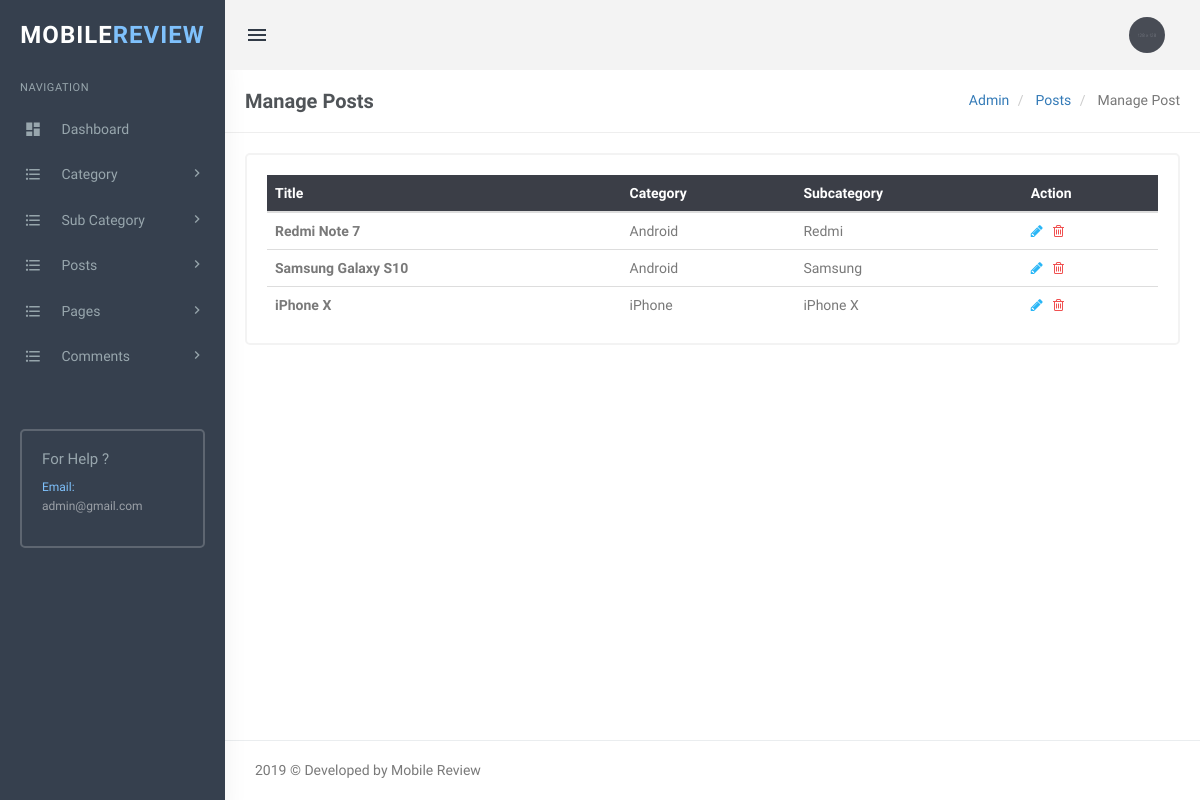
Page /admin/manage-posts.php (signed in) on the committed database.
### tables this page shows
CREATE TABLE `tblposts` (
  `id` int(11) NOT NULL,
  `PostTitle` longtext,
  `CategoryId` int(11) DEFAULT NULL,
  `SubCategoryId` int(11) DEFAULT NULL,
  `PostDetails` longtext,
  `PostingDate` timestamp NULL DEFAULT CURRENT_TIMESTAMP,
  `UpdationDate` timestamp NULL DEFAULT NULL ON UPDATE CURRENT_TIMESTAMP,
  `Is_Active` int(1) DEFAULT NULL,
  `PostUrl` mediumtext,
  `PostImage` varchar(255) DEFAULT NULL
);

CREATE TABLE `tblcategory` (
  `id` int(11) NOT NULL,
  `CategoryName` varchar(200) DEFAULT NULL,
  `Description` mediumtext,
  `PostingDate` timestamp NULL DEFAULT CURRENT_TIMESTAMP,
  `UpdationDate` timestamp NULL DEFAULT '0000-00-00 00:00:00' ON UPDATE CURRENT_TIMESTAMP,
  `Is_Active` int(1) DEFAULT NULL
);

CREATE TABLE `tblsubcategory` (
  `SubCategoryId` int(11) NOT NULL,
  `CategoryId` int(11) DEFAULT NULL,
  `Subcategory` varchar(255) DEFAULT NULL,
  `SubCatDescription` mediumtext,
  `PostingDate` timestamp NOT NULL DEFAULT CURRENT_TIMESTAMP,
  `UpdationDate` timestamp NULL DEFAULT '0000-00-00 00:00:00' ON UPDATE CURRENT_TIMESTAMP,
  `Is_Active` int(1) DEFAULT NULL
);

### admin/manage-posts.php (the view, shortened to what this page needs)
<?php
include('includes/config.php');
if (strlen($_SESSION['login']) == 0) {
    header('location:index.php');
} else {
    ?>
    <!DOCTYPE html>
    <html lang="en">
    <head>
        <link rel="stylesheet" href="../plugins/morris/morris.css">
        <link href="../plugins/jvectormap/jquery-jvectormap-2.0.2.css" rel="stylesheet"/>
        <link href="assets/css/bootstrap.min.css" rel="stylesheet" type="text/css"/>
        <link href="assets/css/core.css" rel="stylesheet" type="text/css"/>
        <link href="assets/css/components.css" rel="stylesheet" type="text/css"/>
        <link href="assets/css/icons.css" rel="stylesheet" type="text/css"/>
        <link href="assets/css/pages.css" rel="stylesheet" type="text/css"/>
        <link href="assets/css/menu.css" rel="stylesheet" type="text/css"/>
        <link href="assets/css/responsive.css" rel="stylesheet" type="text/css"/>
        <link rel="stylesheet" href="../plugins/switchery/switchery.min.css">
    </head>
    <body class="fixed-left">
        <div id="wrapper">
            <?php include('includes/topheader.php'); ?>
            <?php include('includes/leftsidebar.php'); ?>
            <div class="content-page">
                <div class="content">
                    <div class="container">
                        <div class="row">
                            <div class="col-xs-12">
                                <div class="page-title-box">
                                    <h4 class="page-title">Manage Posts </h4>
                                    <ol class="breadcrumb p-0 m-0">
                                        <li>
                                            <a href="#">Admin</a>
                                        </li>
                                        <li>
                                            <a href="#">Posts</a>
                                        </li>
                                        <li class="active">
                                            Manage Post
                                        </li>
                                    </ol>
                                    <div class="clearfix"></div>
                                </div>
                            </div>
                        </div>
                        <div class="row">
                            <div class="col-sm-12">
                                <div class="card-box">
                                    <div class="table-responsive">
                                        <table class="table table-colored table-centered table-inverse m-0">
                                            <thead>
                                            <tr>
                                                <th>Title</th>
                                                <th>Category</th>
                                                <th>Subcategory</th>
                                                <th>Action</th>
                                            </tr>
                                            </thead>
                                            <tbody>
                                            <?php
                                            $query = mysqli_query($con, "select tblposts.id as postid,tblposts.PostTitle as title,tblcategory.CategoryName as category,tblsubcategory.Subcategory as subcategory from tblposts left join tblcategory on tblcategory.id=tblposts.CategoryId left join tblsubcategory on tblsubcategory.SubCategoryId=tblposts.SubCategoryId where tblposts.Is_Active=1 ");
                                            $rowcount = mysqli_num_rows($query);
                                            if ($rowcount == 0) {
                                                ?>
                                                <tr>
                                                    <td colspan="4" align="center"><h3 style="color:red">No record
                                                                                                         found</h3></td>
                                                <tr>
                                                <?php
                                            } else {
                                                while ($row = mysqli_fetch_array($query)) {
                                                    ?>
                                                    <tr>
                                                        <td><b><?php echo htmlentities($row['title']); ?></b></td>
                                                        <td><?php echo htmlentities($row['category']) ?></td>
                                                        <td><?php echo htmlentities($row['subcategory']) ?></td>
                                                        <td>
                                                            <a href="edit-post.php?pid=<?php echo htmlentities($row['postid']); ?>"><i
                                                                        class="fa fa-pencil"
                                                                        style="color: #29b6f6;"></i></a>
                                                            &nbsp;<a
                                                                    href="manage-posts.php?pid=<?php echo htmlentities($row['postid']); ?>&&action=del"
                                                                    onclick="return confirm('Do you reaaly want to delete ?')">
                                                                <i class="fa fa-trash-o" style="color: #f05050"></i></a>
                                                        </td>
                                                    </tr>
                                                <?php }
                                            } ?>
                                            </tbody>
                                        </table>
                                    </div>
                                </div>
                            </div>
                        </div>
                    </div>
                </div>
                <?php include('includes/footer.php'); ?>
            </div>
        </div>
    </body>
    </html>
<?php } ?>

### admin/assets/css/core.css (style rules this page uses)
body { font-family: 'Varela Round', sans-serif; margin: 0; padding-bottom: 60px; overflow-x: hidden; color: #797979; }
html { position: relative; min-height: 100%; }
.h1, .h2, .h3, .h4, .h5, .h6, h1, h2, h3, h4, h5, h6 { color: #505458; font-family: 'Hind Madurai', sans-serif; margin: 10px 0; }
* { outline: none !important; }
b, strong { font-weight: 600; font-family: 'Hind Madurai', sans-serif; }
.container { width: auto; }
#wrapper { height: 100%; overflow: hidden; width: 100%; }
.p-0 { padding: 0 !important; }
.m-0 { margin: 0 !important; }
.card-box { padding: 20px; border: 2px solid #f3f3f3; -webkit-border-radius: 5px; border-radius: 5px; -moz-border-radius: 5px; background-clip: padding-box; margin-bottom: 20px; background-color: #ffffff; }
.row { margin-right: -10px; margin-left: -10px; }
.col-lg-1, .col-lg-10, .col-lg-11, .col-lg-12, .col-lg-2, .col-lg-3, .col-lg-4, .col-lg-5, .col-lg-6, .col-lg-7, .col-lg-8, .col-lg-9, .col-md-1, .col-md-10, .col-md-11, .col-md-12, .col-md-2, .col-md-3, .col-md-4, .col-md-5, .col-md-6, .col-md-7, .col-md-8, .col-md-9, .col-sm-1, .col-sm-10, .col-sm-11, .col-sm-12, .col-sm-2, .col-sm-3, .col-sm-4, .col-sm-5, .col-sm-6, .col-sm-7, .col-sm-8, .col-sm-9, .col-xs-1, .col-xs-10, .col-xs-11, .col-xs-12, .col-xs-2, .col-xs-3, .col-xs-4, .col-xs-5, .col-xs-6, .col-xs-7, .col-xs-8, .col-xs-9 { padding-left: 10px; padding-right: 10px; }
.breadcrumb { background-color: transparent; margin-bottom: 15px; padding-top: 10px; padding-left: 0; }

### admin/assets/css/menu.css (style rules this page uses)
.content-page { margin-left: 225px; overflow: hidden; }
.content-page .content { padding: 0 5px 10px 5px; margin-top: 70px; }
.page-title { font-size: 20px; margin-bottom: 0; margin-top: 0; font-weight: 600; }
.page-title-box { padding: 20px; border-bottom: 1px solid #eee; margin: 0 -20px 20px -20px; }
.page-title-box .page-title { margin-bottom: 0; float: left; }
.page-title-box .breadcrumb { float: right; background-color: transparent !important; }

### rows in the picture
tblposts: PostTitle "Redmi Note 7", CategoryId.CategoryName "Android", SubCategoryId.Subcategory "Redmi"
tblposts: PostTitle "Samsung Galaxy S10", CategoryId.CategoryName "Android", SubCategoryId.Subcategory "Samsung"
tblposts: PostTitle "iPhone X", CategoryId.CategoryName "iPhone", SubCategoryId.Subcategory "iPhone X"
